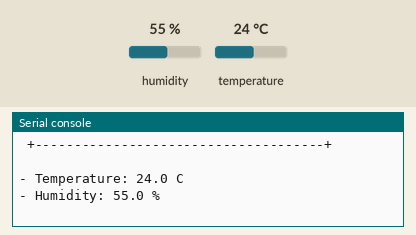
This program was run on a simulated MicroPython board. Shown: the last lines printed to the serial console. The test bench sets the inputs (shaded band); at power-on: humidity 55 %, temperature 24 °C.

Above: at 1.2 s.
1.3 s: humidity set to 22 %
At 6.6 s:
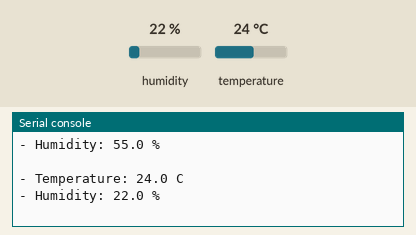
7.4 s: temperature set to 12 °C
At 11.5 s:
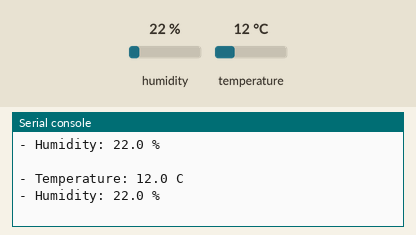
13.5 s: humidity set to 40 %
At 16.5 s:
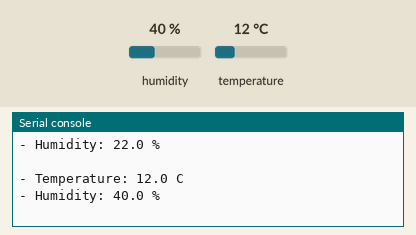
Timing chart, 0 to 18.0 s (numbered marks = the images above; inputs shaded):
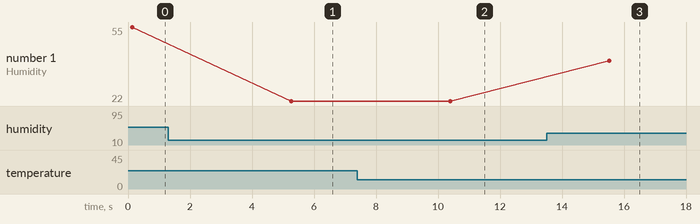

Measured:
- after the input at 1.3 s, the serial console: prints a new line after 4.0 s (image 1)
- after the input at 7.4 s, the serial console: prints a new line after 3.0 s (image 2)
- after the input at 13.5 s, the serial console: prints a new line after 2.0 s (image 3)
- plotted number 1: 55 → 22 after the input at 1.3 s, 22 → 40 after the input at 13.5 s

The program:

main.py
```python
# (licence header left out)
from machine import I2C
import sys
import time

# Constants
HDC1080_ADDR = 0x40

REG_TMP = 0x00
REG_HUM = 0x01


print(" +-------------------------------------+")
print(" | XBee MicroPython I2C HDC1080 Sample |")
print(" +-------------------------------------+\n")

# Instantiate an I2C peripheral.
i2c = I2C(1)

# Verify that the sensor is connected to the I2C interface.
if HDC1080_ADDR not in i2c.scan():
    print("Could not find the sensor!")
    sys.exit(1)

# Start reading temperature and humidity measures.
while True:
    # Change the pointer to 0x00 (Temperature register)
    i2c.writeto(HDC1080_ADDR, bytearray([REG_TMP]))
    # Wait for the temperature measure to complete (per data sheet).
    time.sleep(0.0635)
    # Read the temperature value (2 bytes).
    temp_bytes = i2c.readfrom(HDC1080_ADDR, 2)
    # Calculate the temperature in Celsius.
    temp_celsius = (int.from_bytes(temp_bytes, "big") / 2 ** 16) * 165 - 40

    # Change the pointer to 0x01 (Temperature register)
    i2c.writeto(HDC1080_ADDR, bytearray([REG_HUM]))
    # Wait for the humidity measure to complete (per data sheet).
    time.sleep(0.065)
    # Read the humidity value (2 bytes).
    humidity_bytes = i2c.readfrom(HDC1080_ADDR, 2)
    # Calculate the humidity in HR.
    humidity_hr = (int.from_bytes(humidity_bytes, "big") / 2 ** 16) * 100

    # Print results:
    print("- Temperature: %s C" % round(temp_celsius, 2))
    print("- Humidity: %s %%" % round(humidity_hr, 2))
    print("")

    time.sleep(5)
```
